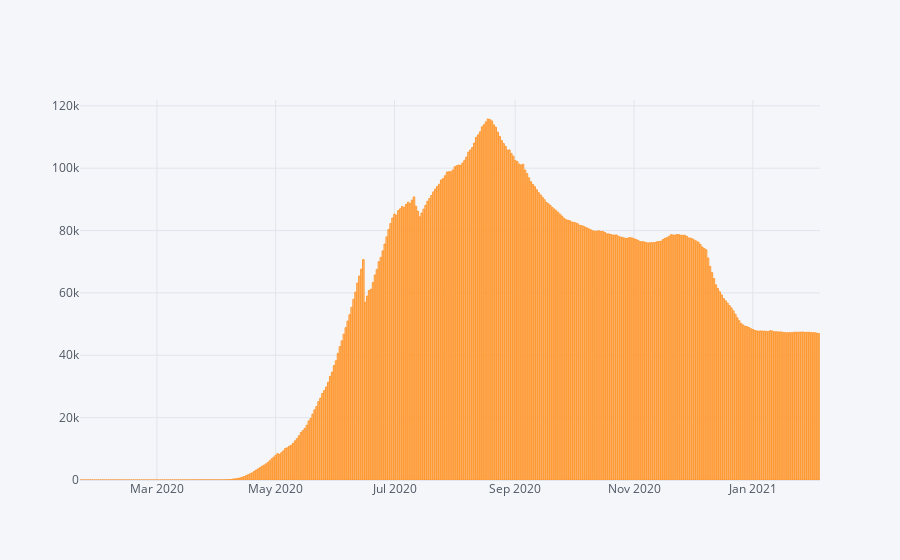

Notebook cell for this chart:
### Code cell
current_case.iplot(kind='bar', x='Date', y='CurrentCase')

### Figure 1 — Plotly figure (JSON) as saved in the notebook; plotly's stock layout.template omitted (floating-point values rounded to 4 significant figures; data arrays with more than 128 entries replaced by an {"elided": "..."} marker saying what was removed)
{"data": [{"marker": {"color": "rgba(255, 153, 51, 0.6)", "line": {"color": "rgba(255, 153, 51, 1.0)", "width": 1}}, "name": "CurrentCase", "orientation": "v", "text": "", "type": "bar", "x": {"elided": "380 str values"}, "y": {"elided": "380 int values"}}], "layout": {"legend": {"bgcolor": "#F5F6F9", "font": {"color": "#4D5663"}}, "paper_bgcolor": "#F5F6F9", "plot_bgcolor": "#F5F6F9", "title": {"font": {"color": "#4D5663"}}, "xaxis": {"gridcolor": "#E1E5ED", "showgrid": true, "tickfont": {"color": "#4D5663"}, "title": {"font": {"color": "#4D5663"}, "text": ""}, "zerolinecolor": "#E1E5ED"}, "yaxis": {"gridcolor": "#E1E5ED", "showgrid": true, "tickfont": {"color": "#4D5663"}, "title": {"font": {"color": "#4D5663"}, "text": ""}, "zerolinecolor": "#E1E5ED"}}}
